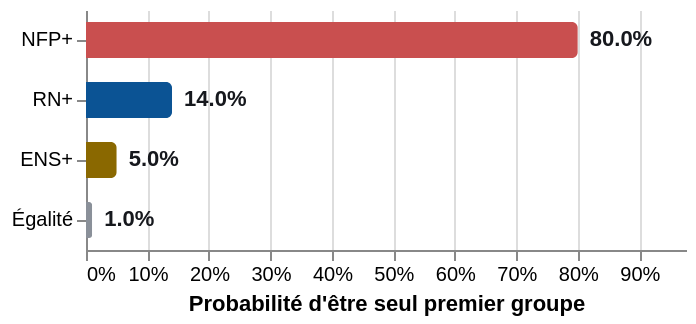

Here is the notebook cell this chart was saved with:
### Code cell
render_dominant_party_chart(seats)

### Figure 1 — Vega-Lite specification as saved in the notebook (floating-point values rounded to 4 significant figures)
{"config": {"view": {"continuousWidth": 300, "continuousHeight": 300, "strokeWidth": 0}}, "layer": [{"mark": {"type": "bar", "cornerRadiusEnd": 3, "height": 18}, "encoding": {"color": {"field": "groupe", "legend": null, "scale": {"domain": ["NFP+", "ENS+", "RN+", "Égalité"], "range": ["#c94f4f", "#8a6800", "#0b5394", "#8a9099"]}, "type": "nominal"}, "tooltip": [{"field": "groupe", "title": "Groupe", "type": "nominal"}, {"field": "probabilite", "format": ".1%", "title": "Probabilité", "type": "quantitative"}], "x": {"axis": {"format": "%"}, "field": "probabilite", "scale": {"domain": [0, 0.976]}, "title": "Probabilité d'être seul premier groupe", "type": "quantitative"}, "y": {"field": "groupe", "sort": ["NFP+", "RN+", "ENS+", "Égalité"], "title": null, "type": "nominal"}}}, {"mark": {"type": "text", "align": "left", "baseline": "middle", "color": "#16181d", "dx": 6, "fontWeight": 600}, "encoding": {"text": {"field": "probabilite", "format": ".1%", "type": "quantitative"}, "tooltip": [{"field": "groupe", "title": "Groupe", "type": "nominal"}, {"field": "probabilite", "format": ".1%", "title": "Probabilité", "type": "quantitative"}], "x": {"axis": {"format": "%"}, "field": "probabilite", "scale": {"domain": [0, 0.976]}, "title": "Probabilité d'être seul premier groupe", "type": "quantitative"}, "y": {"field": "groupe", "sort": ["NFP+", "RN+", "ENS+", "Égalité"], "title": null, "type": "nominal"}}}], "data": {"name": "data-da93752262a57adb26e741a732f693b2"}, "height": {"step": 30}, "$schema": "https://vega.github.io/schema/vega-lite/v6.4.1.json", "datasets": {"data-da93752262a57adb26e741a732f693b2": [{"groupe": "NFP+", "probabilite": 0.8}, {"groupe": "ENS+", "probabilite": 0.05}, {"groupe": "RN+", "probabilite": 0.14}, {"groupe": "Égalité", "probabilite": 0.01}]}}
